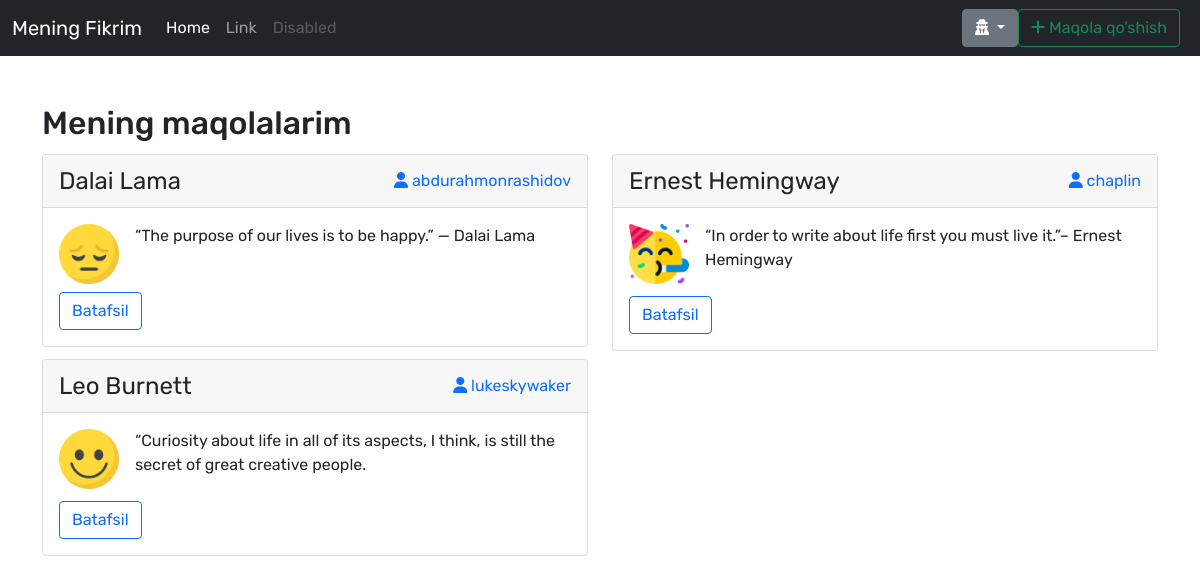
Page / (signed in) on the committed database.
### main/models.py (models this page shows, shortened)
class Post(models.Model):
    title = models.CharField(max_length=250, blank=True)
    body = models.TextField(blank=True)
    author = models.ForeignKey(
        User, on_delete=models.CASCADE, related_name='user')
    tag = models.ForeignKey(Tag, on_delete=models.PROTECT, related_name='tags')
    emoji = models.ForeignKey(
        Emoji, on_delete=models.PROTECT, related_name="emojies")

class Emoji(models.Model):
    name = models.CharField(max_length=50, blank=True)
    emoji = models.ImageField(upload_to="post/emojies/")

### main/views.py (the view)
# urls.py: path("", views.HomeView.as_view(), name="home"),
class HomeView(ListView):
    model = Post
    template_name = "index.html"

### templates/index.html
{% extends 'wrapper.html' %} {% block content %}
<section class="d-flex justify-content-center flex-column mt-5">
    <div class="container">
        <h2>Mening maqolalarim</h2>
        <div class="row">
            {% for post in object_list %}
            <div class="col-sm-12 col-md-12 col-lg-6 my-1">
                <div class="card">
                    <div class="card-header d-flex justify-content-between align-items-center">
                        <div class="fs-4">{{post.title}}</div>
                        <div>
                            <a href="{% url 'main:other_profile' post.author.username %}" class="text-decoration-none fs-6">
                                <i class="fas fa-user"></i> {{post.author}}
                            </a>
                        </div>
                    </div>
                    <div class="card-body">
                        <div class="d-flex">
                            <div class="flex-shrink-0">
                                <img src="{{post.emoji.emoji.url}}" width="60" alt="...">
                            </div>
                            <div class="flex-grow-1 ms-3">
                                <p>{{post.body|truncatewords:"20"}}</p>
                            </div>
                        </div>
                        <a href="{% url 'main:detail' post.id %}" class="btn btn-outline-primary mt-2">Batafsil</a>
                    </div>
                </div>
            </div>
            {% endfor %}
        </div>
    </div>
</section>
{% endblock %}

### staticfiles/css/style.css (style rules this page uses)
body { font-family: 'Rubik', sans-serif; }

### rows in the picture
Post: title "Dalai Lama", author "abdurahmonrashidov", emoji.emoji (picture), body "“The purpose of our lives is to be happy.” — Dalai Lama"
Post: title "Ernest Hemingway", author "chaplin", emoji.emoji (picture), body "“In order to write about life first you must live it.”– Ernest Hemingway"
Post: title "Leo Burnett", author "lukeskywaker", emoji.emoji (picture), body "“Curiosity about life in all of its aspects, I think, is still the secret of great creative people."
